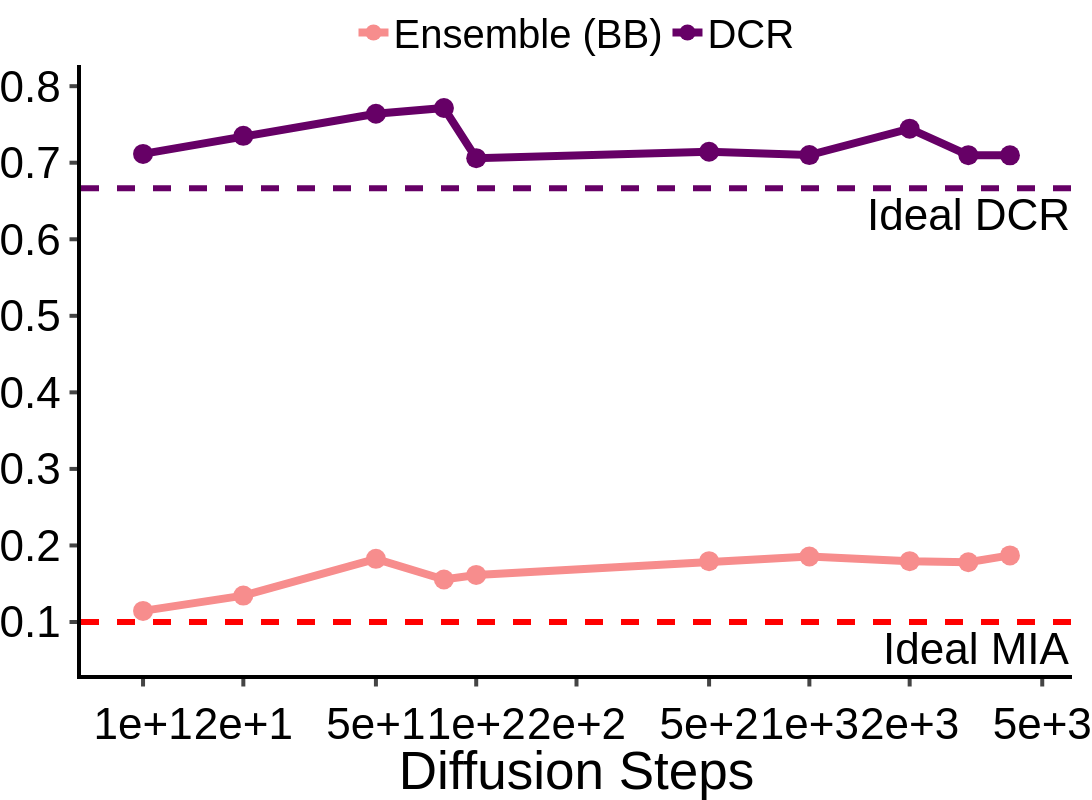

Notebook code for this chart:
### Code cell
df = {"Diffusion Steps": diffusion_steps, "Ensemble (BB)": diffusion_steps_bb, "DCR": diffusion_steps_dcr}

fig = px.line(
    data_frame=df,
    x="Diffusion Steps",
    y=["Ensemble (BB)", "DCR"],
    markers=True,
)
fig.data[0].line.color = "#f78d8d"
fig.data[1].line.color = "#660066"
fig.add_hline(y=0.1, line_dash="dash", line_color="red", annotation_text="Ideal MIA", annotation_position="bottom right", line_width=6)
fig.add_hline(y=2/3, line_dash="dash", line_color="#660066", annotation_text="Ideal DCR", annotation_position="bottom right", line_width=6)
fig.update_layout(
    xaxis=dict(
        tickmode='array',
        tickvals=[1e01, 2e01, 5e01, 1e02, 2e02, 5e02, 1e03, 2e03, 5e03],
    ),
)
fig.update_xaxes(
    type="log", ticks="outside", tickwidth=4, ticklen=7.5, linewidth=4, linecolor="black", tickangle=0, title_font_family="Helvetica", tickfont_family="Helvetica", tickfont_size=FONT_SIZE, tickformat=".1E"
)
fig.update_yaxes(
    ticks="outside", tickwidth=4, ticklen=7.5, linewidth=4, linecolor="black", title = "Metric Score", tickangle=0, title_font_family="Helvetica", tickfont_family="Helvetica", tickfont_size=FONT_SIZE,
)
fig.update_traces(marker=dict(size=20), line=dict(width=8))
fig.update_traces(marker=dict(size=20), line=dict(width=8))

customize_figure_layout(fig)
fig.update_layout(yaxis_title=None)
save_and_display_figure(fig, "berka_ensemble_dcr_diffusion_steps", plots_dir)

### Figure 1 — Plotly figure (JSON) as saved in the notebook; plotly's stock layout.template omitted (floating-point values rounded to 4 significant figures)
{"data": [{"hovertemplate": "variable=Ensemble (BB)<br>Diffusion Steps=%{x}<br>value=%{y}<extra></extra>", "legendgroup": "Ensemble (BB)", "line": {"color": "#f78d8d", "dash": "solid", "width": 8}, "marker": {"size": 20, "symbol": "circle"}, "mode": "lines+markers", "name": "Ensemble (BB)", "orientation": "v", "showlegend": true, "type": "scatter", "x": [10, 20, 50, 80, 100, 500, 1000, 2000, 3000, 4000], "xaxis": "x", "y": [0.1145, 0.1345, 0.1825, 0.1555, 0.1615, 0.1795, 0.1855, 0.1795, 0.178, 0.187], "yaxis": "y"}, {"hovertemplate": "variable=DCR<br>Diffusion Steps=%{x}<br>value=%{y}<extra></extra>", "legendgroup": "DCR", "line": {"color": "#660066", "dash": "solid", "width": 8}, "marker": {"size": 20, "symbol": "circle"}, "mode": "lines+markers", "name": "DCR", "orientation": "v", "showlegend": true, "type": "scatter", "x": [10, 20, 50, 80, 100, 500, 1000, 2000, 3000, 4000], "xaxis": "x", "y": [0.7115, 0.7351, 0.764, 0.7715, 0.706, 0.7143, 0.71, 0.7445, 0.7099, 0.7097], "yaxis": "y"}], "layout": {"annotations": [{"showarrow": false, "text": "Ideal MIA", "x": 1, "xanchor": "right", "xref": "x domain", "y": 0.1, "yanchor": "top", "yref": "y"}, {"showarrow": false, "text": "Ideal DCR", "x": 1, "xanchor": "right", "xref": "x domain", "y": 0.6667, "yanchor": "top", "yref": "y"}], "font": {"color": "black", "family": "Helvetica", "size": 44}, "height": 800, "legend": {"font": {"size": 40}, "orientation": "h", "title": {"font": {"family": "Helvetica"}, "text": ""}, "tracegroupgap": 0, "valign": "top", "x": 0.5, "xanchor": "center", "y": 1, "yanchor": "bottom"}, "margin": {"b": 0, "l": 0, "pad": 0, "r": 0, "t": 40}, "plot_bgcolor": "white", "shapes": [{"line": {"color": "red", "dash": "dash", "width": 6}, "type": "line", "x0": 0, "x1": 1, "xref": "x domain", "y0": 0.1, "y1": 0.1, "yref": "y"}, {"line": {"color": "#660066", "dash": "dash", "width": 6}, "type": "line", "x0": 0, "x1": 1, "xref": "x domain", "y0": 0.6667, "y1": 0.6667, "yref": "y"}], "title": {"font": {"family": "Helvetica"}, "x": 0.5, "y": 0.99}, "width": 1200, "xaxis": {"anchor": "y", "automargin": true, "domain": [0, 1], "linecolor": "black", "linewidth": 4, "tickangle": 0, "tickfont": {"family": "Helvetica", "size": 44}, "tickformat": ".1E", "ticklen": 7.5, "tickmode": "array", "ticks": "outside", "tickvals": [10, 20, 50, 100, 200, 500, 1000, 2000, 5000], "tickwidth": 4, "title": {"font": {"family": "Helvetica"}, "text": "Diffusion Steps"}, "type": "log"}, "yaxis": {"anchor": "x", "automargin": true, "domain": [0, 1], "linecolor": "black", "linewidth": 4, "tickangle": 0, "tickfont": {"family": "Helvetica", "size": 44}, "ticklen": 7.5, "ticks": "outside", "tickwidth": 4, "title": {}}}}
